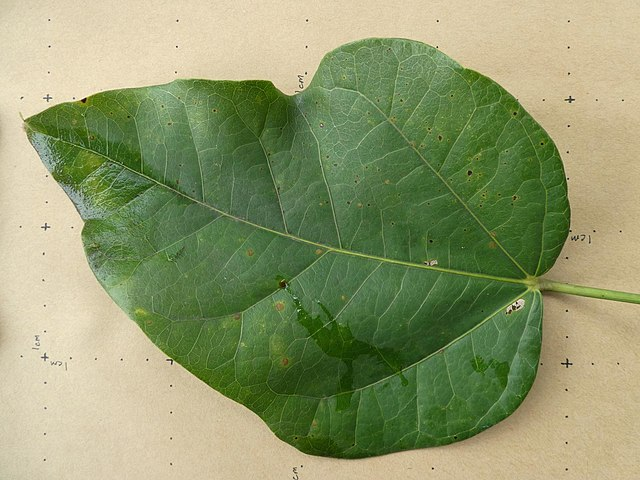
#> input picture Image Processing with OpenCV | Bahasa Indonesia/resources/Leaf.jpg, 640 x 480 px
$ python canny_edge_detection.py   (older library calls are emulated)
#> lines starting #> are read from the running program, lines starting #| are printed output that depends on the picture; after the words box and inside, x2 and y2 are one past the last pixel; in counts of white or black regions, pixels touching at a corner belong together
# Import module.
import cv2
import numpy as np


# Load gambar dan preprocessing.
image = cv2.imread('resources/Leaf.jpg')
#> image is the input picture: shape (480, 640, 3); mean B, G, R 108.2, 152.3, 142.3
gray = cv2.cvtColor(image, cv2.COLOR_BGR2GRAY)
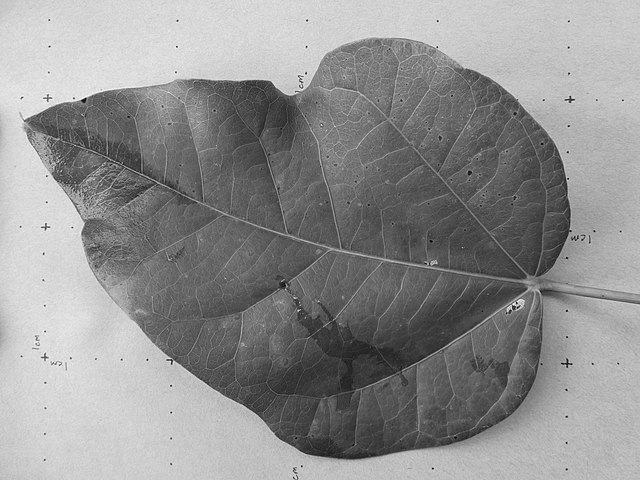
#> gray: shape (480, 640); min 3, max 253, mean 144.3
blur = cv2.blur(gray, (5,5))


# Gambar original dan sesudah preprocessing (grayscale conversion & blurring).
cv2.imshow('image', image)
cv2.imshow('blur', blur)
cv2.waitKey(0)


# Canny edge detection dengan rasio threshold 1:2 dan 1:3.
canny0 = cv2.Canny(blur, 50, 100)
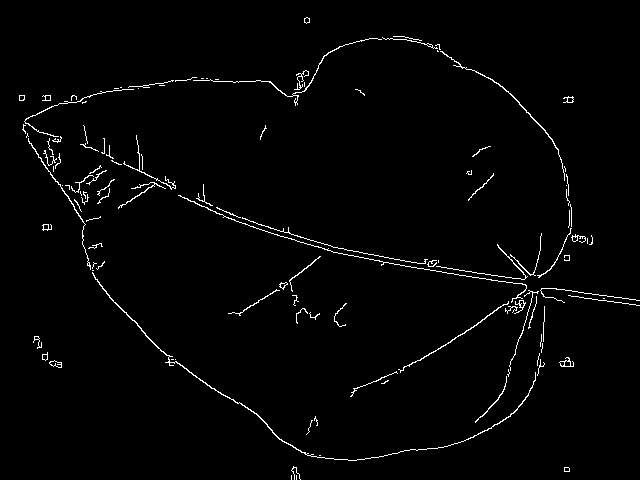
#> canny0: shape (480, 640); 1.8% white in thin lines or dots
canny1 = cv2.Canny(blur, 50, 150)
#> canny1: shape (480, 640); 1.2% white in thin lines or dots, all inside (x1, y1, x2, y2) = (22, 37, 640, 480)

cv2.imshow('canny0', canny0)
cv2.imshow('canny1', canny1)
cv2.waitKey(0)


# Perbandingan Canny dengan Sobel.
sobel_x = cv2.Sobel(blur, cv2.CV_64F, 1, 0, ksize=3)
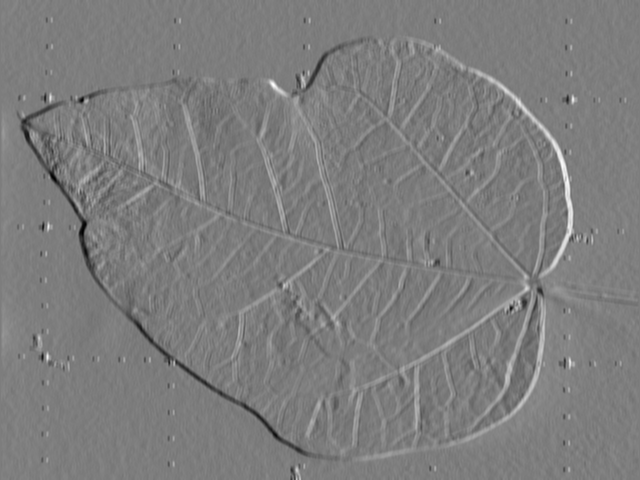
#> sobel_x: shape (480, 640) float64; min -196, max 201, mean -0.2; drawn with min black and max white
sobel_y = cv2.Sobel(blur, cv2.CV_64F, 0, 1, ksize=3)
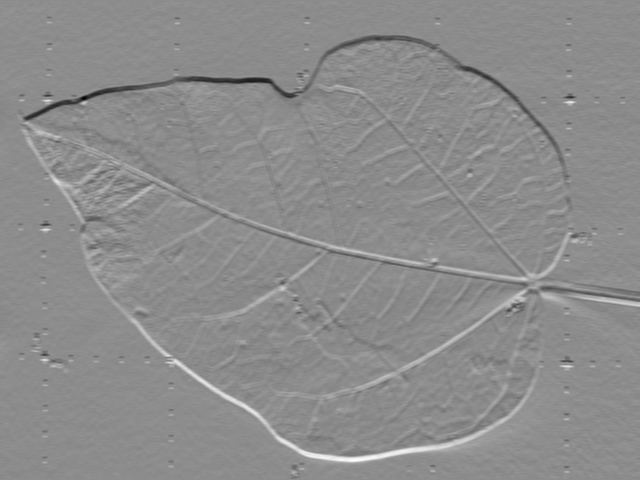
#> sobel_y: shape (480, 640) float64; min -291, max 236, mean -0.3; drawn with min black and max white
sobel_xy = cv2.magnitude(sobel_x, sobel_y)
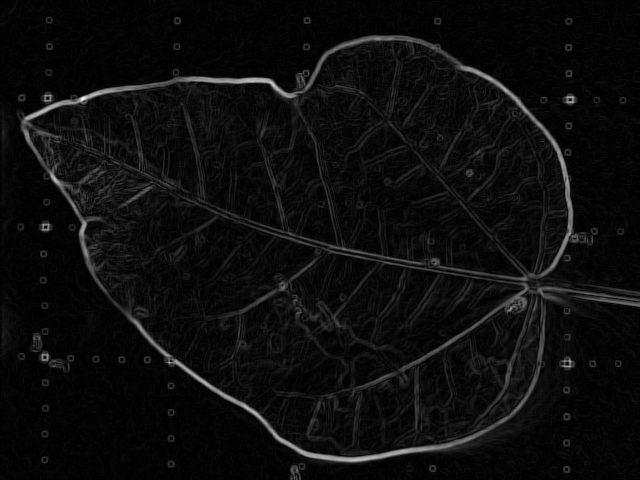
#> sobel_xy: shape (480, 640) float64; min 0, max 317.5, mean 17.1; drawn with min black and max white
sobel_xy_normalized = np.uint8(np.absolute(sobel_xy))

cv2.imshow('sobel_xy_normalized', sobel_xy_normalized)
cv2.imshow('canny0', canny0)
cv2.waitKey(0)


# Contoh hasil Canny jika tidak melalui tahap smoothing.
canny = cv2.Canny(gray, 50, 100)
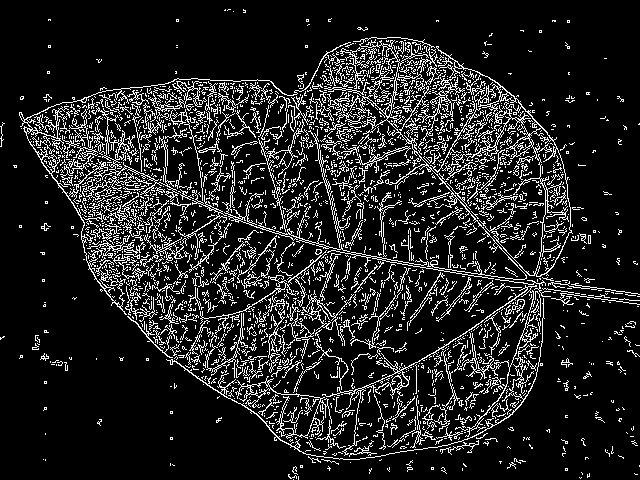
#> canny: shape (480, 640); 13.4% white in thin lines or dots

cv2.imshow('canny', canny)
cv2.waitKey(0)


# Penentuan threshold menggunakan nilai median.
med = np.median(blur)
#> med = 133
lower_thresh = int((1.0 - 0.33) * med)
#> lower_thresh = 89
upper_thresh = int((1.0 + 0.33) * med)
#> upper_thresh = 176

print(med)              # Output: 133.0
#| 133.0
print(lower_thresh)     # Output: 89
#| 89
print(upper_thresh)     # Output: 176
#| 176

canny = cv2.Canny(blur, lower_thresh, upper_thresh)
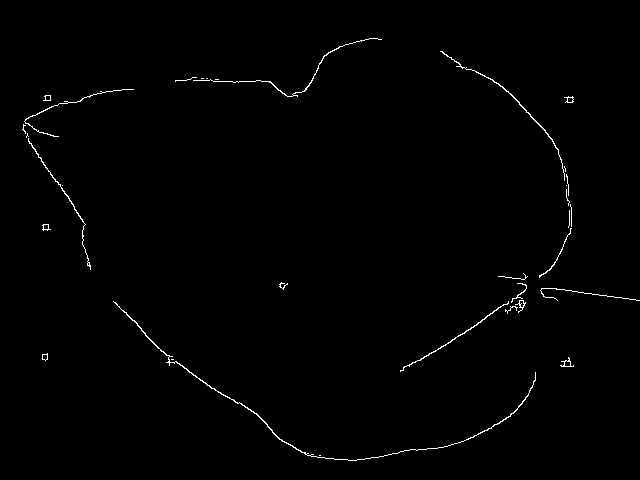
#> canny: shape (480, 640); 0.77% white in thin lines or dots, all inside (x1, y1, x2, y2) = (22, 38, 640, 461)
cv2.imshow('canny', canny)
cv2.waitKey(0)


# Menggunakan trackbar untuk mengatur threshold.
def skip(x):
    pass

cv2.namedWindow('Threshold Adjustment')
cv2.resizeWindow('Threshold Adjustment', 400, 60)

cv2.createTrackbar('Upper', 'Threshold Adjustment', 100, 255, skip)
cv2.createTrackbar('Lower', 'Threshold Adjustment', 50, 255, skip)

while True:
    image = cv2.imread('resources/Leaf.jpg')
    gray = cv2.cvtColor(image, cv2.COLOR_BGR2GRAY)
    blur = cv2.blur(gray, (5,5), 0)

    upper_thresh =  cv2.getTrackbarPos('Upper', 'Threshold Adjustment')
    lower_thresh = cv2.getTrackbarPos('Lower', 'Threshold Adjustment')

    canny = cv2.Canny(blur, lower_thresh, upper_thresh)

    cv2.imshow('blur', blur)
    cv2.imshow('canny', canny)

    if cv2.waitKey(1) & 0xFF==ord('q'):
#> (key q is pressed here)
        break

$ run again, with Image Processing with OpenCV | Bahasa Indonesia/resources/Bill Gates.jpg copied over Image Processing with OpenCV | Bahasa Indonesia/resources/Leaf.jpg
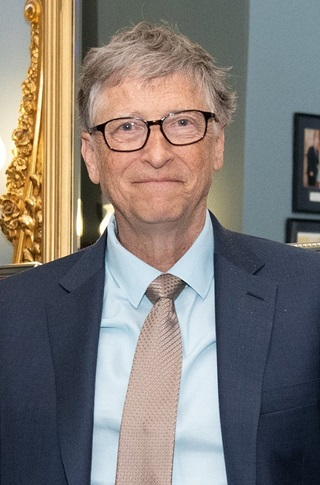
#> input picture Image Processing with OpenCV | Bahasa Indonesia/resources/Bill Gates.jpg, 320 x 485 px
#> image is the input picture: shape (485, 320, 3); mean B, G, R 117.6, 121.6, 127.5
#> `canny0 = cv2.Canny(blur, 50, 100)`:
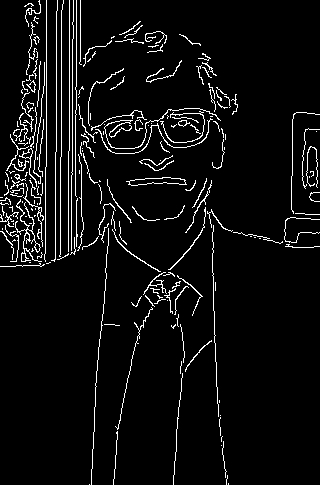
#> canny0: shape (485, 320); 5.5% white in thin lines or dots
#> canny1: shape (485, 320); 4.3% white in thin lines or dots
#> med = 128
#> lower_thresh = 85
#> upper_thresh = 170
#| 128.0
#| 85
#| 170
#> `canny = cv2.Canny(blur, lower_thresh, upper_thresh)`:
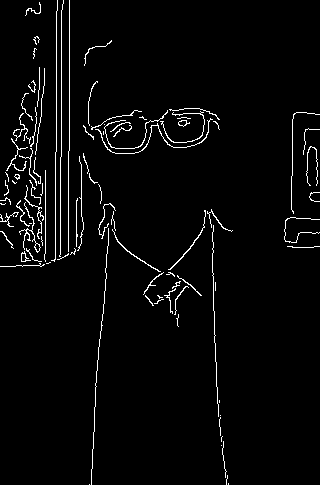
#> canny: shape (485, 320); 3.1% white in thin lines or dots

$ run again, with Image Processing with OpenCV | Bahasa Indonesia/resources/Harimau.jpg copied over Image Processing with OpenCV | Bahasa Indonesia/resources/Leaf.jpg
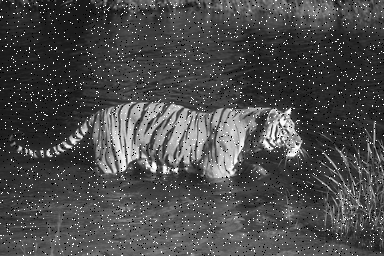
#> input picture Image Processing with OpenCV | Bahasa Indonesia/resources/Harimau.jpg, 384 x 256 px
#> image is the input picture: shape (256, 384, 3); min 0, max 255, mean 74.9
#> canny0: shape (256, 384); 12.2% white in thin lines or dots
#> canny1: shape (256, 384); 6% white in thin lines or dots
#> `canny = cv2.Canny(gray, 50, 100)`:
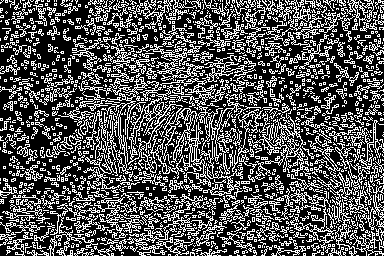
#> canny: shape (256, 384); 33.1% white in thin lines or dots
#> med = 68
#> lower_thresh = 45
#> upper_thresh = 90
#| 68.0
#| 45
#| 90
#> `canny = cv2.Canny(blur, lower_thresh, upper_thresh)`:
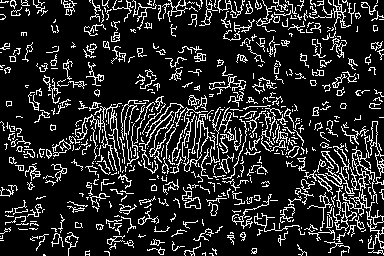
#> canny: shape (256, 384); 15.6% white in thin lines or dots
